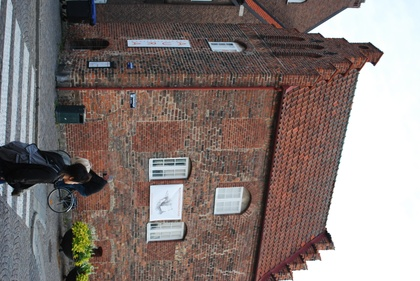
%> input picture assign4_model-fitting_RANSAC/src/house1.jpg, 420 x 281 px, shrunk from 3872 x 2592 before the run
$ octave ass4_CE1.m   (GNU Octave 9; MATLAB toolbox functions it lacks are replaced by stand-ins)
%> lines starting %> are read from the running program, lines starting %| are printed output that depends on the picture
### assign4_model-fitting_RANSAC/src/pflat.m
%{
Computer Exercise1.
pflat() divides the homogeneous coordinates with their last entry for
points of any dimensionality. (we assume that none of the points have
last homogeneous coordinate zero.)
%}

function x = pflat(hmgCoord)
x = hmgCoord ./ hmgCoord(end,:);
end

### assign4_model-fitting_RANSAC/src/ass4_CE1.m

% ------------ Computer Vision - Assignment 4 -------------------------
% ------------ Hicham Mohamad, hsmo@kth.se    -------------------------
%{
============   2 - Plane Fitting  ==================================

Computer Exercise 1.
Consider two images of a house and a set of 3D points from
the walls of the house. The goal of this exercise is to estimate
the location of the wall with the most 3D points. The ?le
compEx1data.mat contains cameras P, inner parameters K for both
cameras, scene points X and some extra points x from image 1.
%}

%% load the data
clear all, close all
load('compEx1data');
image1 = imread('house1.jpg');
%> image1 is the input picture: size 281x420x3 uint8; mean R, G, B 133.2, 121.5, 118.5
image2 = imread('house2.jpg');
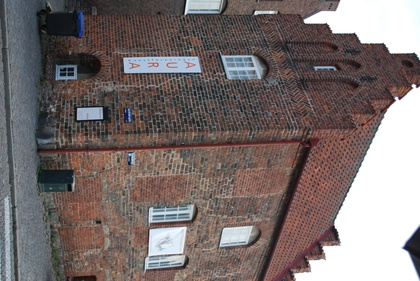
%> input picture assign4_model-fitting_RANSAC/src/house2.jpg, 420 x 281 px, shrunk from 3872 x 2592 before the run
%> image2 is the input picture: size 281x420x3 uint8; mean R, G, B 121.1, 111, 109.5

%% Solve the total least squares problem with all the points
%{
Solve the total least squares problem with all the points.
Compute the RMS distance between the 3D-points and the plane.
%}
[m,n] = size(X);
homX = zeros(m,n);
for i=1:n
    homX(:,i) = pflat(X(:,i));
end

%Computes the mean 3D point
meanX = mean(homX,2);
%Subtracts the mean from the 3D points
Xtilde = (homX - repmat(meanX ,[1 size(homX,2)]));
%Computes the matrix from Exercise 2
M = Xtilde(1:3,:)*Xtilde(1:3,:)';
%Computes eigenvalues and eigenvectors of M
[V,D] = eig(M);

% Extract the eigenvector that correspond to a,b,c
% to the smallest eigenvalue which is in the first column
abc = V(:,1);
% compute the optimal d after taking the derivative
d = - abc'*meanX(1:3);

%Computes a plane from the obtained parameters a,b,c,d.
planeParams = [abc; d];

%Makes sure that the plane has a unit length norm
plane = planeParams./norm(planeParams(1:3));

%Computes the RMS error
RMS = sqrt(sum((plane'*homX).^2)/size(homX,2));
disp(['RMS distance ', num2str(RMS)])

%% Fitting the plane using RANSAC
%{
Use RANSAC to robustly ?t a plane to the 3D points X. If a 3D point
is an inlier when its distance to the plane is less than 0.1, how many
inliers do you get? Compute the RMS distance between the plane
obtained with RANSAC and the distance to the 3D points.
Is there any improvement? Plot the absolute distances between the
plane and the points in a histogram with 100 bins.
%}
iters = 10;
RANSACplane = {};
inliersNbr = zeros(iters,1);
inliersIndx = {iters; 1};
for i=1:iters
    % pseudo random integers
    randind = randi(n, [3 1]);
    %Computes a plane from a sample set.
    RANSACplane{i,1} = null(homX(:,randind)');

    %Makes sure that the plane has a unit length norm
    RANSACplane{i} = RANSACplane{i}./norm(RANSACplane{i}(1:3));

    indexSet = [];
    for j=1:n
        % Finds the the indices for which the distance to
        % the plane is less than 0.1.
        % Note: Works only if the 4th coordinate of all the
        % points in X is 1.
        if(abs(RANSACplane{i}'*homX(:,j)) < 0.1)
            inliersNbr(i) = inliersNbr(i) + 1 ;
            indexSet = [indexSet j];
        end
    end
    inliersIndx{i} = indexSet;
end

%%  select the solution that gives the largest consensus set
largestConsensusIdx = find(inliersNbr == max(inliersNbr));
consensusSize = inliersNbr(largestConsensusIdx);
disp(['Number of inliers with RANSAC ',num2str(consensusSize)])

bestPlane = RANSACplane{largestConsensusIdx};
bestX = homX(:, inliersIndx{largestConsensusIdx});

% Computes the RMS error
ransacRMS = sqrt(sum((bestPlane'*bestX).^2)/size(bestX,2));
disp(['RMS distance with RANSAC ', num2str(ransacRMS)])

figure
hist(abs(bestPlane'*bestX) ,100);
title('CE1: Absolute distances using RANSAC')
xlabel('Different distances')
ylabel('All the 3D points')
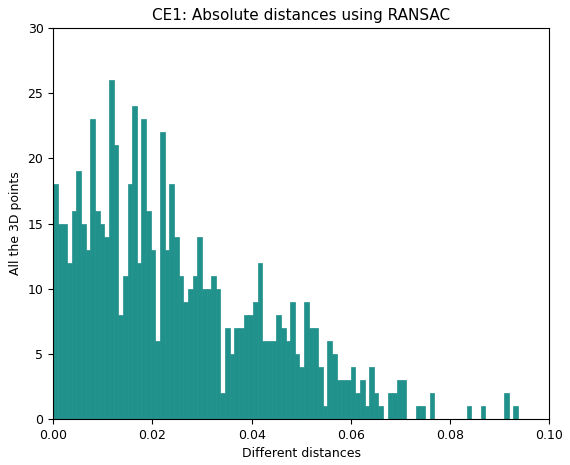
%> figure redrawn from the program's plot data; tallest bar 26 high, from x = 0.0112 to 0.0122

%% Solving the total least squares problem with only the inliers
%{
Solve the total least squares problem with only the inliers.
Compute the RMS distance between the 3D-points and the new plane.
Plot the absolute distances between the plane and the points in
a histogram with 100 bins. Which estimation produced the best result?
%}
%Computes the mean 3D point
bestmeanX = mean(bestX,2);
%Subtracts the mean from the 3D points
bestXtilde = (bestX - repmat(bestmeanX ,[1 size(bestX,2)]));
%Computes the matrix from Exercise 2
bestM = bestXtilde(1:3,:)*bestXtilde(1:3,:)';
%Computes eigenvalues and eigenvectors of M
[bestV,bestD] = eig(bestM);

% Extract the eigenvector that correspond to a,b,c
% to the smallest eigenvalue which is in the first column
bestabc = bestV(:,1);
% compute the optimal d after taking the derivative
bestd = - bestabc'*bestmeanX(1:3);

%Computes a plane from the obtained parameters a,b,c,d.
bestplaneParams = [bestabc; bestd];

%Makes sure that the plane has a unit length norm
inliersPlane = bestplaneParams./norm(bestplaneParams(1:3));

%Computes the RMS error
inliersRMS = sqrt(sum((inliersPlane'*bestX).^2)/size(bestX,2));
disp(['Inliers RMS distance ', num2str(inliersRMS)])

figure
hist(abs(inliersPlane'*bestX) ,100);
title('CE1: TLS absolute distances with only inliers')
xlabel('Different distances')
ylabel('Inlier 3D points')
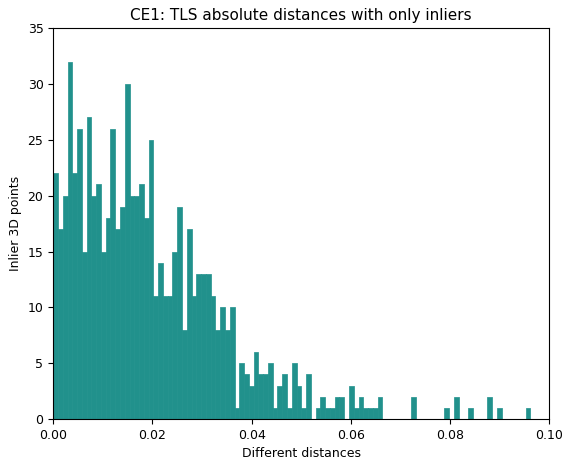
%> figure redrawn from the program's plot data; tallest bar 32 high, from x = 0.00289 to 0.00385

%% Plot the projection of the inliers into the images.
% Where are these located?
inliersProj = {2;1};

for i=1:2
    PbestX{i,1} = P{i}*bestX;
    for j=1:size(bestX,2)
        bestXproj(:,j) = pflat(PbestX{i}(:,j));
    end
    inliersProj{i,1} = bestXproj;
end

figure
imagesc(image1)
hold on
plot(inliersProj{1}(1,:),inliersProj{1}(2,:),'r.');
title('CE1: Projected inliers into image 1')
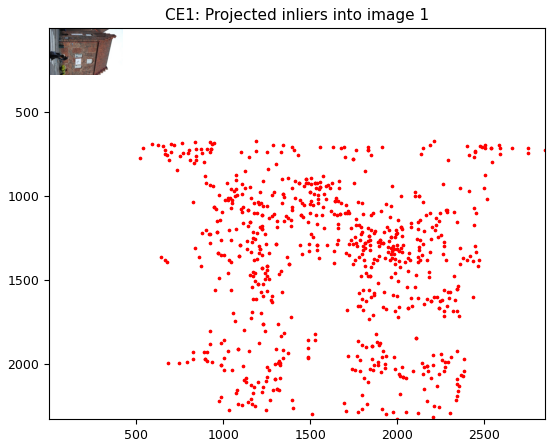
%> figure redrawn from the program's plot data
%legend('Image points', 'Projected 3D points')

figure
imagesc(image2)
hold on
plot(inliersProj{2}(1,:),inliersProj{2}(2,:),'r.');
title('CE1: Projected inliers into image 2')
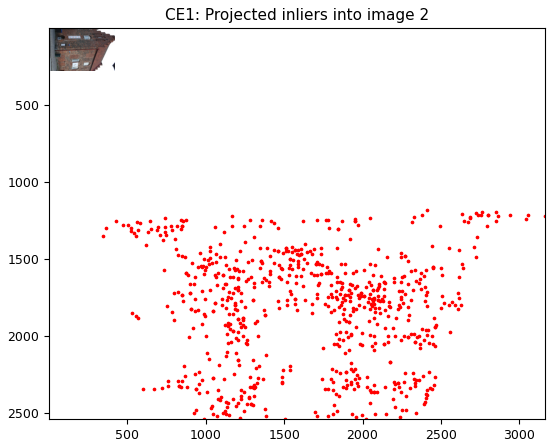
%> figure redrawn from the program's plot data
%legend('Image points', 'Projected 3D points')

%% Homography from camera 1 to camera 2
%{
Using the method in assignment 1, (Exercise 6,) compute a
homography from camera 1 to camera 2. (Don?t forget that the formula
only works for normalized cameras.) Plot the points x in image 1.
Transform the points using the homography and plot them in image 2.
Which ones seem to be correct, and why?
%}
% normalize the cameras
Pn{1} = K\P{1};
Pn{2} = K\P{2};

% Rotation and translation
R = Pn{2}(1:3,1:3);
t = Pn{2}(:,4);

homoPi = pflat(inliersPlane);
pi = homoPi(1:3);
% compute the homography from camera1 to camera2:
H = (R - t*pi');

%% Plot the points x in image 1
figure
imagesc(image1)
hold on
plot(x(1,:),x(2,:),'r*');
title('CE1: The extra points x in image 1')
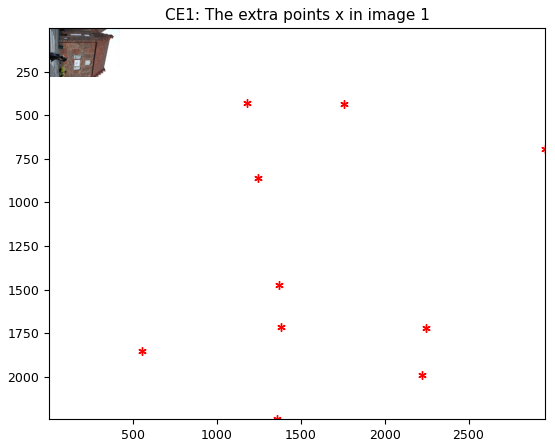
%> figure redrawn from the program's plot data

%% Transform the points using the homography and plot them in image 2
x2 = H*x;
figure
imagesc(image2)
hold on
plot(x2(1,:),x2(2,:),'g*');
title('CE1: The transformed points x in image 2')
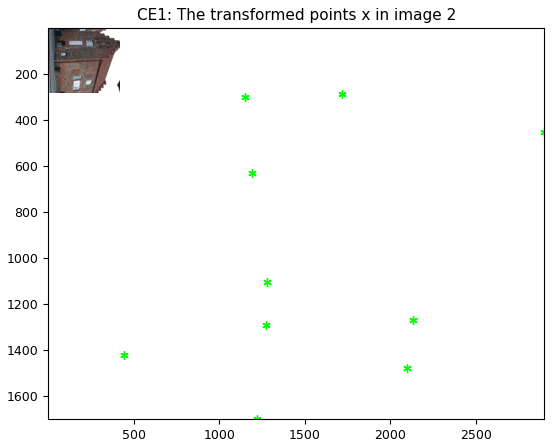
%> figure redrawn from the program's plot data

%% Useful matlab commands:
%{
%Computes the mean 3D point
meanX = mean(X,2);
%Subtracts the mean from the 3D points
Xtilde = (X - repmat(meanX ,[1 size(X,2)]));
%Computes the matrix from Exercise 2
M = Xtilde(1:3,:)*Xtilde(1:3,:)';
%Computes eigenvalues and eigenvectors of M
[V,D] = eig(M);

%Computes a plane from a sample set.
plane = null(X(:,randind)');

%Makes sure that the plane has a unit length norm
plane = plane./norm(plane(1:3));

% Finds the the indices for which the distance to
% the plane is less than 0.1.
%Note: Works only if the 4th coordinate of all the points in X is 1.
inliers = abs(plane'*X) <= 0.1;

%Computes the RMS error
RMS = sqrt(sum((plane'*X).^2)/size(X,2));
%}
